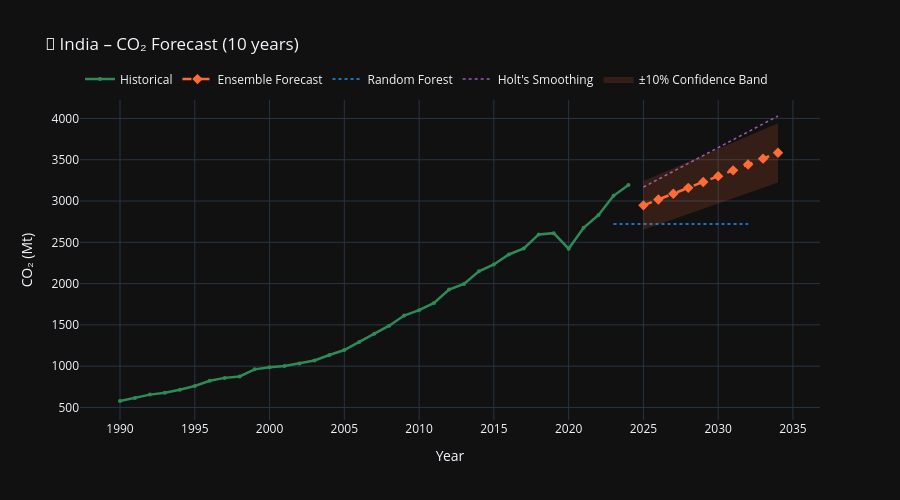

Notebook cell for this chart:
### Code cell
# ── Forecast visualisation ────────────────────────────────────────────────────
if result:
    fig = go.Figure()

    # Historical
    fig.add_trace(go.Scatter(
        x=hist['year'], y=hist['co2'],
        name='Historical', mode='lines+markers',
        line=dict(color=GREEN, width=2.5),
        marker=dict(size=4),
    ))
    # Ensemble
    fig.add_trace(go.Scatter(
        x=ens['year'], y=ens['predicted_co2'],
        name='Ensemble Forecast', mode='lines+markers',
        line=dict(color=ORANGE, width=2.5, dash='dash'),
        marker=dict(size=8, symbol='diamond'),
    ))
    # RF only
    fig.add_trace(go.Scatter(
        x=rf['year'], y=rf['predicted_co2'],
        name='Random Forest', mode='lines',
        line=dict(color=BLUE, width=1.5, dash='dot'),
    ))
    # Holt
    fig.add_trace(go.Scatter(
        x=holt['year'], y=holt['predicted_co2'],
        name="Holt's Smoothing", mode='lines',
        line=dict(color='#9B59B6', width=1.5, dash='dot'),
    ))

    # Confidence band (±10% around ensemble)
    upper = ens['predicted_co2'] * 1.10
    lower = ens['predicted_co2'] * 0.90
    fig.add_trace(go.Scatter(
        x=list(ens['year']) + list(ens['year'][::-1]),
        y=list(upper) + list(lower[::-1]),
        fill='toself', fillcolor='rgba(255,107,53,0.15)',
        line=dict(color='rgba(255,255,255,0)'),
        name='±10% Confidence Band', showlegend=True,
    ))

    fig.update_layout(
        title=f'🔮 {FORECAST_COUNTRY} – CO₂ Forecast ({HORIZON} years)',
        template='plotly_dark', height=500,
        xaxis_title='Year', yaxis_title='CO₂ (Mt)',
        legend=dict(orientation='h', yanchor='bottom', y=1.02),
    )
    fig.show()

### Figure 1 — Plotly figure (JSON) as saved in the notebook; plotly's stock layout.template omitted (floating-point values rounded to 4 significant figures)
{"data": [{"line": {"color": "#2E8B57", "width": 2.5}, "marker": {"size": 4}, "mode": "lines+markers", "name": "Historical", "type": "scatter", "x": [1990, 1991, 1992, 1993, 1994, 1995, 1996, 1997, 1998, 1999, 2000, 2001, 2002, 2003, 2004, 2005, 2006, 2007, 2008, 2009, 2010, 2011, 2012, 2013, 2014, 2015, 2016, 2017, 2018, 2019, 2020, 2021, 2022, 2023, 2024], "y": [578.0, 615.4, 655.4, 677.3, 714.0, 760.5, 823.6, 858.0, 875.8, 961.2, 987.1, 1001.0, 1033.0, 1068.0, 1135.0, 1195.0, 1293.0, 1393.0, 1490.0, 1613.0, 1679.0, 1766.0, 1927.0, 1995.0, 2148.0, 2232.0, 2353.0, 2426.0, 2595.0, 2611.0, 2423.0, 2676.0, 2831.0, 3063.0, 3193.0]}, {"line": {"color": "#FF6B35", "dash": "dash", "width": 2.5}, "marker": {"size": 8, "symbol": "diamond"}, "mode": "lines+markers", "name": "Ensemble Forecast", "type": "scatter", "x": [2025, 2026, 2027, 2028, 2029, 2030, 2031, 2032, 2033, 2034], "y": [2948.0, 3018.0, 3089.0, 3160.0, 3230.0, 3301.0, 3372.0, 3442.0, 3513.0, 3584.0]}, {"line": {"color": "#1E90FF", "dash": "dot", "width": 1.5}, "mode": "lines", "name": "Random Forest", "type": "scatter", "x": [2023, 2024, 2025, 2026, 2027, 2028, 2029, 2030, 2031, 2032], "y": [2722.0, 2719.0, 2720.0, 2720.0, 2720.0, 2720.0, 2720.0, 2720.0, 2720.0, 2720.0]}, {"line": {"color": "#9B59B6", "dash": "dot", "width": 1.5}, "mode": "lines", "name": "Holt's Smoothing", "type": "scatter", "x": [2025, 2026, 2027, 2028, 2029, 2030, 2031, 2032, 2033, 2034], "y": [3168.0, 3264.0, 3360.0, 3455.0, 3551.0, 3647.0, 3743.0, 3838.0, 3934.0, 4030.0]}, {"fill": "toself", "fillcolor": "rgba(255,107,53,0.15)", "line": {"color": "rgba(255,255,255,0)"}, "name": "±10% Confidence Band", "showlegend": true, "type": "scatter", "x": [2025, 2026, 2027, 2028, 2029, 2030, 2031, 2032, 2033, 2034, 2034, 2033, 2032, 2031, 2030, 2029, 2028, 2027, 2026, 2025], "y": [3243.0, 3320.0, 3398.0, 3476.0, 3553.0, 3631.0, 3709.0, 3787.0, 3865.0, 3942.0, 3226.0, 3162.0, 3098.0, 3035.0, 2971.0, 2907.0, 2844.0, 2780.0, 2716.0, 2653.0]}], "layout": {"height": 500, "legend": {"orientation": "h", "y": 1.02, "yanchor": "bottom"}, "title": {"text": "🔮 India – CO₂ Forecast (10 years)"}, "xaxis": {"title": {"text": "Year"}}, "yaxis": {"title": {"text": "CO₂ (Mt)"}}}}
